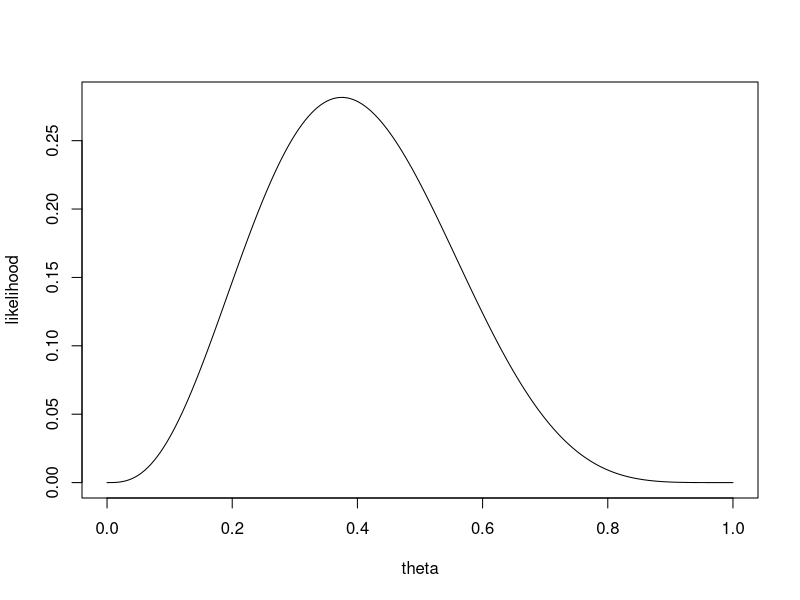

The R script that drew this image:
## ---- chunk 1
sum(dbinom(c(4, 5), 5, 0.3))
## ---- chunk 2
n <- 8
y <- 3
theta <- seq(0, 1, length=200)
likelihood <- choose(n,y) * theta ^ y * (1 - theta) ^ (n - y)
plot(theta, likelihood, type='l')
